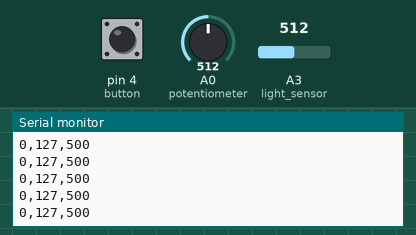
This sketch was run on a simulated Arduino Uno, built with avr-gcc and run on an emulated ATmega328P. Shown: the last lines printed to the serial monitor. The inputs (shaded band) are chosen by the test bench; at power-on: A0 (potentiometer) = 512, A3 (light_sensor) = 512, pin 4 (button) LOW.

Above: at 1.2 s.
1.3 s: A0 (potentiometer) set to 716
At 1.42 s:
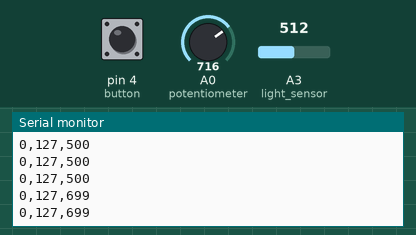
2.8 s: A3 (light_sensor) set to 716
At 2.83 s:
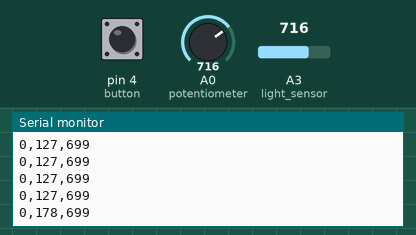
4.3 s: pin 4 (button) pulled HIGH for 0.15 s
At 4.34 s:
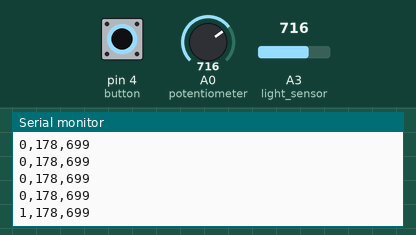
5.9 s: A0 (potentiometer) set to 900
At 5.95 s:
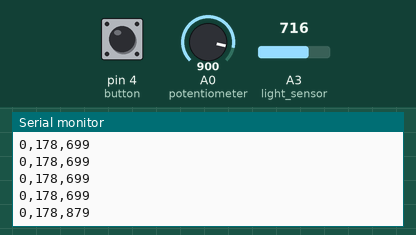
7.4 s: A3 (light_sensor) set to 306
At 7.46 s:
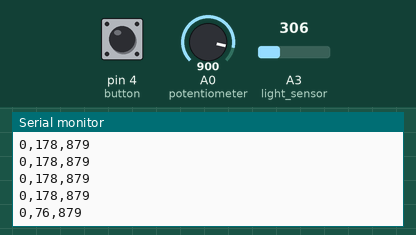
10.4 s: pin 4 (button) pulled HIGH for 1 s
At 10.48 s:
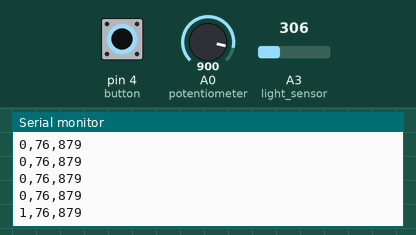
Timing chart, 0 to 13.4 s (numbered marks = the images above; inputs shaded):
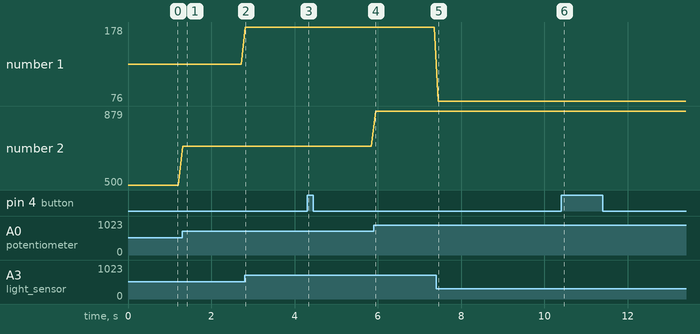

Measured:
- after the input at 1.3 s, the serial monitor: prints a new line at once (image 1)
- after the input at 2.8 s, the serial monitor: prints a new line at once (image 2)
- after the input at 4.3 s, the serial monitor: prints a new line at once (image 3)
- after the input at 5.9 s, the serial monitor: prints a new line at once (image 4)
- after the input at 7.4 s, the serial monitor: prints a new line after 0.06 s (image 5)
- after the input at 10.4 s, the serial monitor: prints a new line after 0.08 s (image 6)
- plotted number 1: 127 → 178 after the input at 2.8 s, 178 → 76 after the input at 7.4 s
- plotted number 2: 500 → 699 after the input at 1.3 s, 699 → 879 after the input at 5.9 s

The sketch:

project2-sprint1-arduino.ino
```cpp
//Sydney Cowling
//code borrowed from the Three Sensor Example provided through the course


//Define sensors
#define button 4
int light_sensor = A3;
int potentiometer = A0;
int button_state = 0;
int sensors[3];

void setup() {
  Serial.begin(9600);
  pinMode(button, INPUT);
  pinMode(potentiometer, INPUT);
  pinMode(light_sensor,  INPUT);
}

void loop() {

  button_state = digitalRead(button);
  sensors[0] = button_state;

  int raw_light = analogRead(light_sensor); // read the raw value from light_sensor pin (A3)
  int light = map(raw_light, 0, 1023, 0, 255); // map value to 1, 100
  sensors[1] = light;

  int sensor_value = analogRead(potentiometer);
  int value = map(sensor_value, 0, 1023, 0, 1000);
  sensors[2]= value;

  for(int i = 0; i < 3; i++){

    int sensorValue = sensors[i];

    Serial.print(sensorValue);
    if (i==2){
      Serial.println();
    }else{
      Serial.print(",");
    }
  }
  delay(100);
}
```
